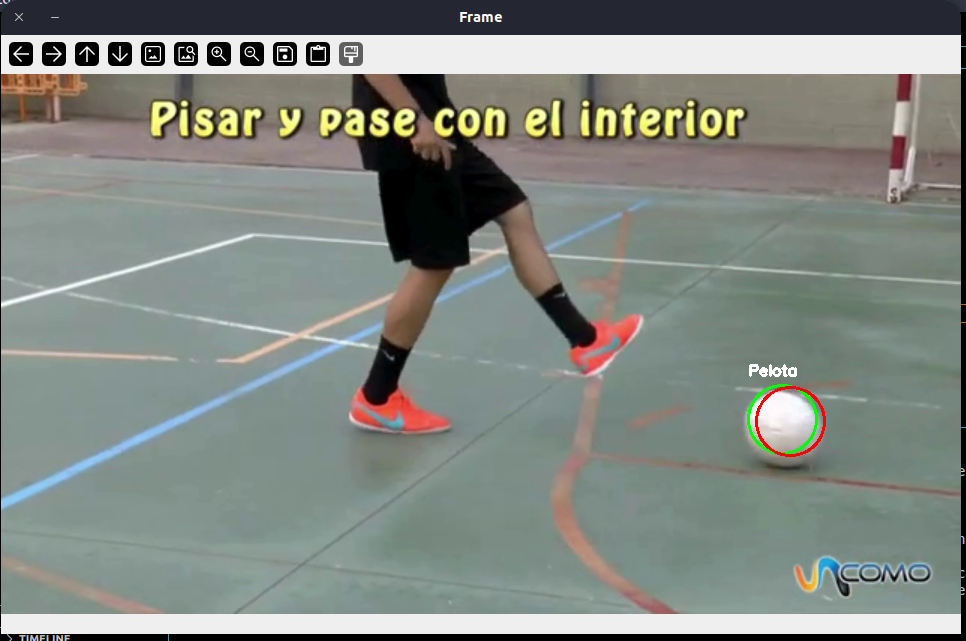
#> input picture Tarea2/pelota.png, 966 x 641 px, given in place of canva.mp4, which was not available
$ python tarea2.py
#> lines starting #> are read from the running program, lines starting #| are printed output that depends on the picture; after the words box and inside, x2 and y2 are one past the last pixel; in counts of white or black regions, pixels touching at a corner belong together; pictures that were not available may be replaced by others from this repository, and a replacement may not be noted
import cv2
import numpy as np

# Inicializar el filtro de Kalman
kalman = cv2.KalmanFilter(4, 2)
kalman.measurementMatrix = np.array([[1, 0, 0, 0], [0, 1, 0, 0]], np.float32)
kalman.transitionMatrix = np.array([[1, 0, 1, 0], [0, 1, 0, 1], [0, 0, 1, 0], [0, 0, 0, 1]], np.float32)
kalman.processNoiseCov = np.eye(4, dtype=np.float32) * 0.03

# Captura de video
cap = cv2.VideoCapture('canva.mp4')

# Obtener las dimensiones originales del video
original_width = int(cap.get(cv2.CAP_PROP_FRAME_WIDTH))
original_height = int(cap.get(cv2.CAP_PROP_FRAME_HEIGHT))

# Definir las nuevas dimensiones del video para mostrarlo más pequeño
new_width = original_width // 2
new_height = original_height // 2

while cap.isOpened():
    ret, frame = cap.read()
#> frame is the input picture: shape (641, 966, 3); mean B, G, R 129.8, 135.6, 129.4
    if not ret:
        break

    # Redimensionar el frame para mostrarlo más pequeño
    frame_resized = cv2.resize(frame, (new_width, new_height))
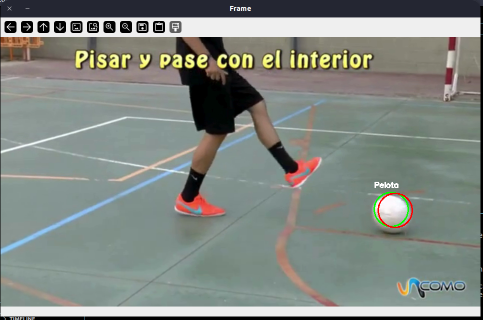
#> frame_resized: shape (320, 483, 3); mean B, G, R 129.7, 135.5, 129.4

   #Definir a espacio de color HSV
    hsv = cv2.cvtColor(frame_resized, cv2.COLOR_BGR2HSV)
#> hsv: shape (320, 483, 3); mean H, S, V 62.1, 35.9, 140

    # Definir el rango de color blanco en HSV
    lower_white = np.array([0, 0, 200])
    upper_white = np.array([180, 25, 255])

    # Crear una máscara para el color blanco
    mask = cv2.inRange(hsv, lower_white, upper_white)
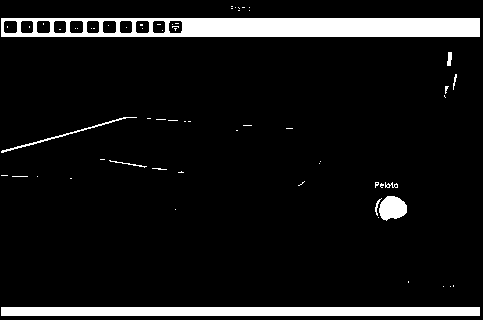
#> mask: shape (320, 483); 8.4% white; 63 white regions (54 under 20 px), largest, box (x1, y1, x2, y2) and area: (1, 18, 480, 37) 7492, (1, 307, 480, 316) 4311, (379, 196, 407, 221) 520

    # Aplicar operaciones morfológicas
    kernel = np.ones((5, 5), np.uint8)
    mask = cv2.morphologyEx(mask, cv2.MORPH_CLOSE, kernel)
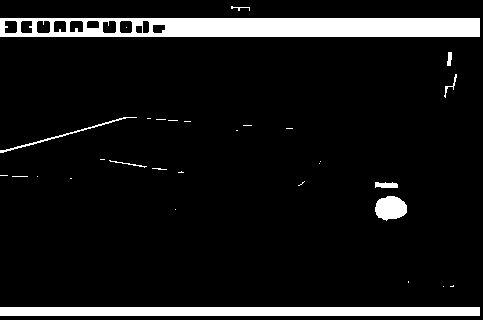
#> mask: shape (320, 483); 8.8% white; 31 white regions (22 under 20 px), largest, box (x1, y1, x2, y2) and area: (0, 18, 480, 37) 7897, (0, 307, 480, 316) 4320, (375, 196, 407, 221) 605
    mask = cv2.morphologyEx(mask, cv2.MORPH_OPEN, kernel)
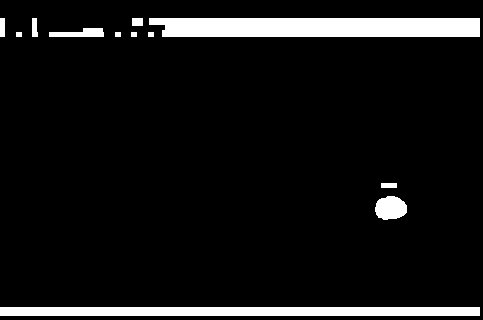
#> mask: shape (320, 483); 7.7% white; 12 white regions

    # Encontrar contornos
    contours, _ = cv2.findContours(mask, cv2.RETR_TREE, cv2.CHAIN_APPROX_SIMPLE)
#> contours = 12 contours; largest, box (x1, y1, x2, y2) and area: (149, 18, 480, 37) 5767, (0, 307, 480, 316) 3832, (375, 196, 407, 220) 562, (49, 28, 104, 37) 293, (32, 18, 38, 37) 76

    for contour in contours:
        area = cv2.contourArea(contour)
        if area > 510:  # Ajusta este valor según el tamaño de la pelota
            # Filtrar por forma circular
            perimeter = cv2.arcLength(contour, True)
            circularity = 4 * np.pi * (area / (perimeter * perimeter))
            if 0.7 < circularity < 1.2:  # Ajusta estos valores según sea necesario
                (x, y), radius = cv2.minEnclosingCircle(contour)
                center = (int(x), int(y))
                radius = int(radius)
                cv2.circle(frame_resized, center, radius, (0, 255, 0), 2)

                # Actualizar el filtro de Kalman
                measurement = np.array([[np.float32(center[0])], [np.float32(center[1])]])
                kalman.correct(measurement)
                prediction = kalman.predict()
                predict_pt = (int(prediction[0]), int(prediction[1]))

                # Dibujar la predicción
                cv2.circle(frame_resized, predict_pt, radius, (0, 0, 255), 2)

                # Agregar etiqueta
                cv2.putText(frame_resized, 'Pelota', (center[0] - radius, center[1] - radius - 10), cv2.FONT_HERSHEY_SIMPLEX, 0.5, (255, 255, 255), 2)
#> this loop made 12 passes
#> (area, perimeter, circularity, x, y, radius, measurement, prediction) on pass 2: (562.5, 92.18, 0.832, 390.6, 208.5, 15, [390, 208], [0, 0, 0, 0])
#> (contour, area, perimeter, circularity) on pass 1: ([[0, 307], [0, 315], [479, 315], [479, 307]], 3832, 974, 0.0508)
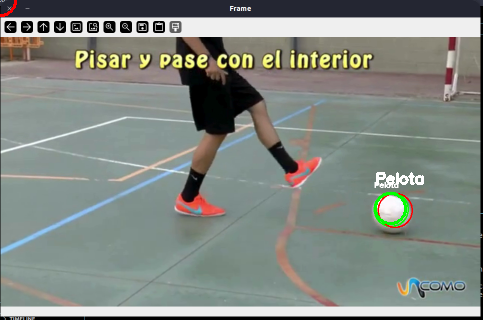
#> frame_resized: shape (320, 483, 3); 0.43% of pixels changed, all inside (x1, y1, x2, y2) = (0, 0, 424, 225)

    # Mostrar el frame redimensionado
    cv2.imshow('Frame', frame_resized)

    if cv2.waitKey(1) & 0xFF == ord('q'):
#> (key q is pressed here)
        break

cap.release()
cv2.destroyAllWindows()
